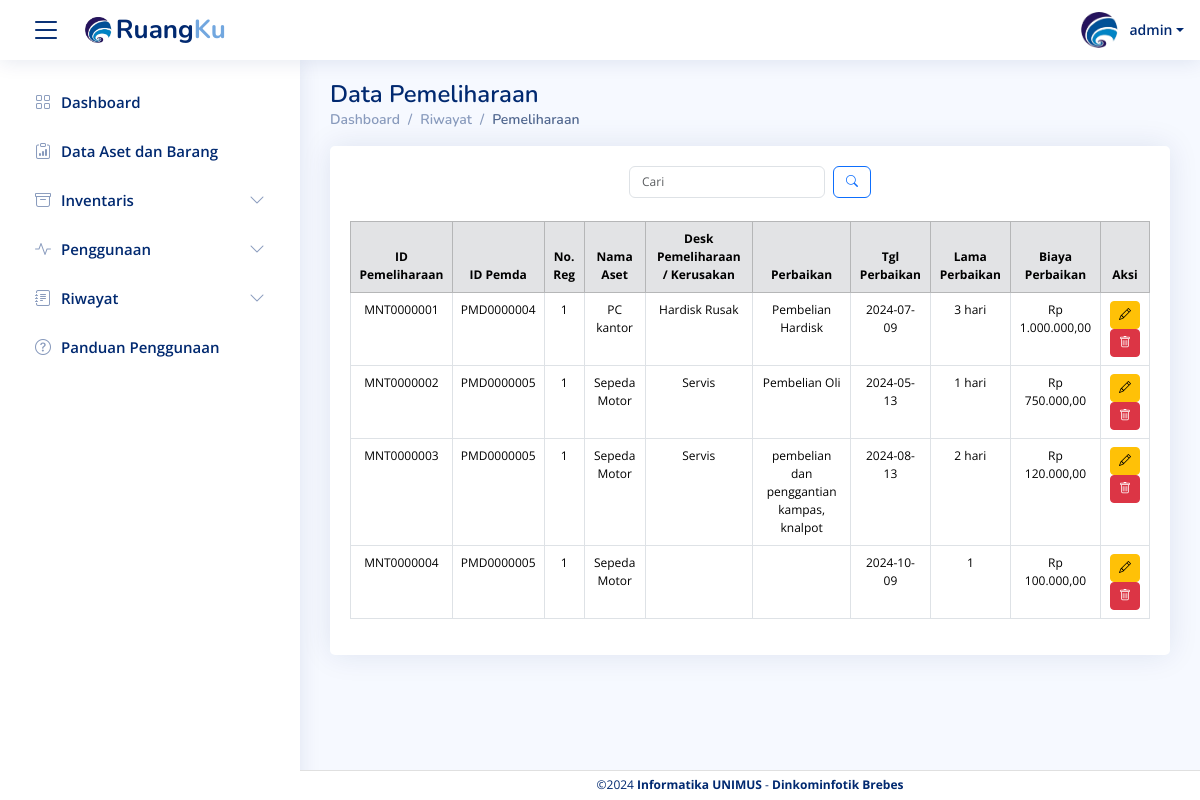
Before: /Data_pemeliharaan.php (signed in) with the older database file.
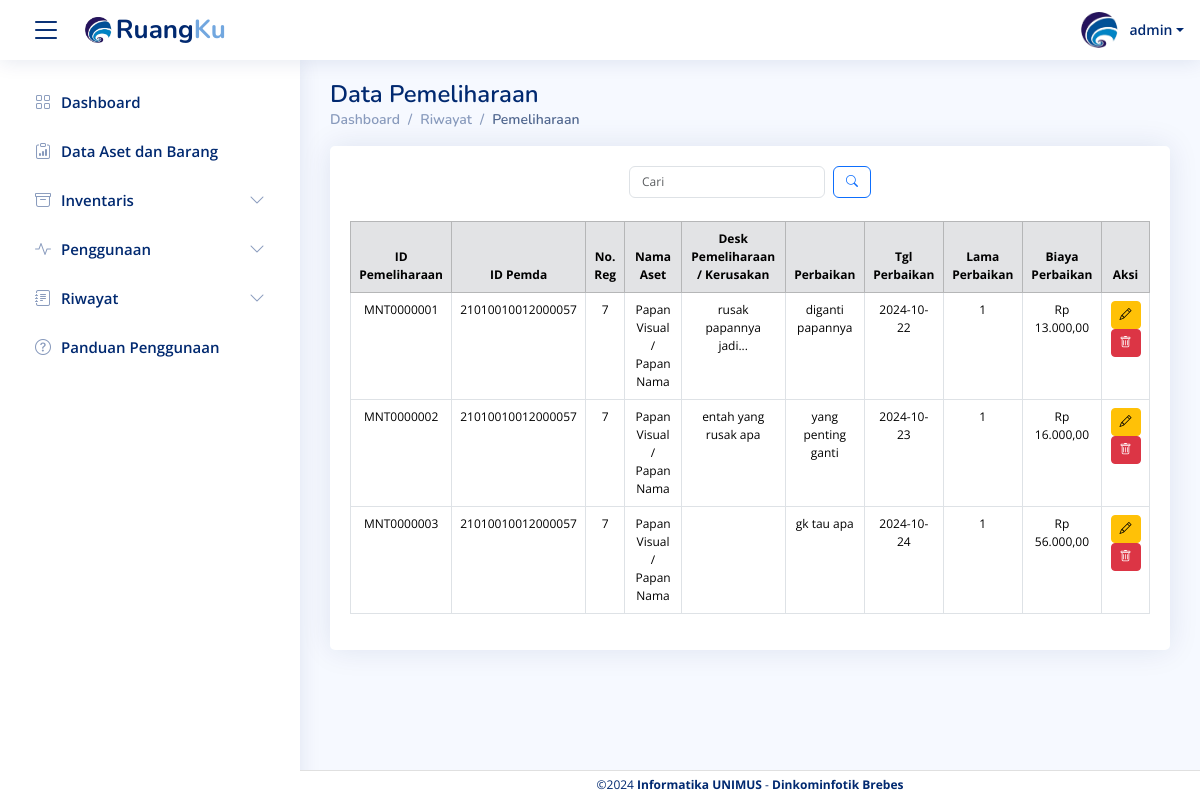
After: the same page with the newer database file.
### tables this page shows
CREATE TABLE `data_pemeliharaan` (
  `id_pemeliharaan` varchar(50) NOT NULL,
  `id_barang_pemda` varchar(50) DEFAULT NULL,
  `kode_barang` varchar(50) NOT NULL,
  `desk_pemeliharaan` text,
  `perbaikan` text,
  `tgl_perbaikan` date DEFAULT NULL,
  `lama_perbaikan` varchar(50) DEFAULT NULL,
  `biaya_perbaikan` decimal(15,2) DEFAULT NULL
);

CREATE TABLE `data_barang` (
  `id_barang_pemda` varchar(50) NOT NULL,
  `kode_barang` varchar(50) NOT NULL,
  `nama_barang` varchar(100) NOT NULL,
  `no_regristrasi` varchar(50) DEFAULT NULL,
  `kode_pemilik` varchar(50) DEFAULT NULL,
  `id_ruang_asal` varchar(100) DEFAULT NULL,
  `nama_ruang_asal` varchar(100) DEFAULT NULL,
  `bidang_ruang_asal` varchar(100) DEFAULT NULL,
  `tempat_ruang_asal` varchar(100) DEFAULT NULL,
  `id_ruang_sekarang` varchar(100) DEFAULT NULL,
  `bidang_ruang_sekarang` varchar(100) DEFAULT NULL,
  `tempat_ruang_sekarang` varchar(100) DEFAULT NULL,
  `tgl_pembelian` date DEFAULT NULL,
  `tgl_pembukuan` date DEFAULT NULL,
  `merk` varchar(100) DEFAULT NULL,
  `type` varchar(100) DEFAULT NULL,
  `kategori` varchar(100) DEFAULT NULL,
  `ukuran_CC` varchar(50) DEFAULT NULL,
  `no_pabrik` varchar(50) DEFAULT NULL,
  `no_rangka` varchar(50) DEFAULT NULL,
  `no_bpkb` varchar(50) DEFAULT NULL,
  `bahan` varchar(100) DEFAULT NULL,
  `no_mesin` varchar(50) DEFAULT NULL,
  `no_polisi` varchar(50) DEFAULT NULL,
  `kondisi_barang` varchar(50) DEFAULT NULL,
  `masa_manfaat` varchar(50) DEFAULT NULL,
  `harga_awal` decimal(15,2) DEFAULT NULL,
  `harga_total` decimal(15,2) DEFAULT NULL,
  `keterangan` text,
  `foto_barang` varchar(255) DEFAULT NULL,
  `nama_ruang_sekarang` varchar(100) DEFAULT NULL
);

### Data_pemeliharaan.php (the view, shortened to what this page needs)
<?php include("component/header.php"); ?>
<?php include("koneksi/koneksi.php");
$limit = isset($_GET['limit']) ? max(1, (int)$_GET['limit']) : 10;
$page = isset($_GET['page']) ? max(1, (int)$_GET['page']) : 1;
$start = ($page - 1) * $limit;
$search_query = "";
$search_params = [];
$param_types = "";
$sql = "SELECT dp.*, db.no_regristrasi, db.nama_barang, db.harga_awal, db.harga_total
        FROM data_pemeliharaan dp
        JOIN data_barang db ON dp.id_barang_pemda = db.id_barang_pemda
        $search_query
        LIMIT ?, ?";
$search_params[] = $start;
$search_params[] = $limit;
$param_types .= "ii";
$stmt = mysqli_prepare($conn, $sql);
if ($param_types) {
    mysqli_stmt_bind_param($stmt, $param_types, ...$search_params);
}
mysqli_stmt_execute($stmt);
$result = mysqli_stmt_get_result($stmt);
?>
<main id="main" class="main">
  <div class="pagetitle">
    <h1>Data Pemeliharaan</h1>
    <nav>
      <ol class="breadcrumb">
        <li class="breadcrumb-item"><a href="home.php">Dashboard</a></li>
        <li class="breadcrumb-item">Riwayat</li>
        <li class="breadcrumb-item active">Pemeliharaan</li>
      </ol>
    </nav>
  </div>
  <div class="card">
    <div class="card-body" style="padding-top: 20px;">
      <div class="d-flex justify-content-between align-items-center mb-2">
        <div class="flex-grow-1 d-flex justify-content-center">
          <div class="search-bar position-relative">
            <form class="search-form d-flex align-items-center" method="GET" action="">
              <input type="text" id="search-input" name="query" placeholder="Cari" class="form-control pe-5" value="<?= isset($_GET['query']) ? htmlspecialchars($_GET['query']) : ''; ?>" oninput="toggleClearButton()">
              <button type="submit" title="Cari" class="btn btn-outline-primary ms-2">
                <i class="bi bi-search"></i>
              </button>
            </form>
          </div>
        </div>
      </div>
      <div class="table-responsive" style="padding-top: 15px;">
        <table class="table table-bordered" style="font-size: 14px;">
          <thead class="table-secondary text-center">
            <tr>
              <th scope="col">ID Pemeliharaan</th>
              <th scope="col">ID Pemda</th>
              <th scope="col">No. Reg</th>
              <th scope="col">Nama Aset</th>
              <th scope="col">Desk Pemeliharaan / Kerusakan</th>
              <th scope="col">Perbaikan</th>
              <th scope="col">Tgl Perbaikan</th>
              <th scope="col">Lama Perbaikan</th>
              <th scope="col">Biaya Perbaikan</th>
              <th scope="col">Aksi</th>
            </tr>
          </thead>
          <tbody>
            <?php
            if (mysqli_num_rows($result) > 0) {
              while ($row = mysqli_fetch_assoc($result)) {
                echo "<tr class='text-center'>
                        <td>{$row['id_pemeliharaan']}</td>
                        <td>{$row['id_barang_pemda']}</td>
                        <td>{$row['no_regristrasi']}</td>
                        <td>{$row['nama_barang']}</td>
                        <td>{$row['desk_pemeliharaan']}</td>
                        <td>{$row['perbaikan']}</td>
                        <td>{$row['tgl_perbaikan']}</td>
                        <td>{$row['lama_perbaikan']}</td>
                        <td>Rp " . number_format($row['biaya_perbaikan'], 2, ',', '.') . "</td>
                        <td>
                          <a href='frm_edit_pemeliharaan.php?id_pemeliharaan={$row['id_pemeliharaan']}' class='btn btn-warning btn-sm' data-bs-toggle='tooltip' title='Edit'>
                            <i class='bi bi-pencil'></i>
                          </a>
                          <button class='btn btn-danger btn-sm btn-hapus' data-id_pemeliharaan='{$row['id_pemeliharaan']}' title='Hapus'>
                            <i class='bi bi-trash'></i>
                          </button>
                        </td>
                      </tr>";
              }
            } else {
              echo "<tr><td colspan='10' class='text-center'>Tidak ada data yang ditemukan</td></tr>";
            }
            ?>
          </tbody>
        </table>
      </div>
    </div>
  </div>
</main>
<?php include("component/footer.php"); ?>

Changed rows visible on the page:
removed data_pemeliharaan: id_pemeliharaan "MNT0000004", id_barang_pemda "PMD0000005", id_barang_pemda.no_regristrasi "1", id_barang_pemda.nama_barang "Sepeda Motor", tgl_perbaikan "2024-10-09", lama_perbaikan "1", biaya_perbaikan "100.000,00"
changed data_pemeliharaan "MNT0000001": id_barang_pemda "PMD0000004" → "21010010012000057"; id_barang_pemda.no_regristrasi "1" → "7"; id_barang_pemda.nama_barang "PC kantor" → "Papan Visual / Papan Nama"; desk_pemeliharaan "Hardisk Rusak" → "rusak papannya jadi..."; perbaikan "Pembelian Hardisk" → "diganti papannya"; tgl_perbaikan "2024-07-09" → "2024-10-22"; lama_perbaikan "3 hari" → "1"; biaya_perbaikan "1.000.000,00" → "13.000,00"
changed data_pemeliharaan "MNT0000002": id_barang_pemda "PMD0000005" → "21010010012000057"; id_barang_pemda.no_regristrasi "1" → "7"; id_barang_pemda.nama_barang "Sepeda Motor" → "Papan Visual / Papan Nama"; desk_pemeliharaan "Servis" → "entah yang rusak apa"; perbaikan "Pembelian Oli" → "yang penting ganti"; tgl_perbaikan "2024-05-13" → "2024-10-23"; lama_perbaikan "1 hari" → "1"; biaya_perbaikan "750.000,00" → "16.000,00"
changed data_pemeliharaan "MNT0000003": id_barang_pemda "PMD0000005" → "21010010012000057"; id_barang_pemda.no_regristrasi "1" → "7"; id_barang_pemda.nama_barang "Sepeda Motor" → "Papan Visual / Papan Nama"; perbaikan "pembelian dan penggantian kampas, knalpot" → "gk tau apa"; tgl_perbaikan "2024-08-13" → "2024-10-24"; lama_perbaikan "2 hari" → "1"; biaya_perbaikan "120.000,00" → "56.000,00"; desk_pemeliharaan "Servis" → (not shown)
